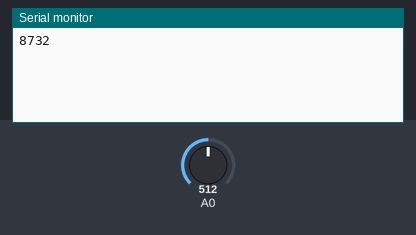
This sketch was run on a simulated Arduino Uno, built with avr-gcc and run on an emulated ATmega328P. On the bench: the last lines printed to the serial monitor. The inputs (shaded band) are chosen by the test bench; at power-on: A0 = 512.

Above: at 1.2 s.
1.3 s: A0 set to 716
At 2.6 s:
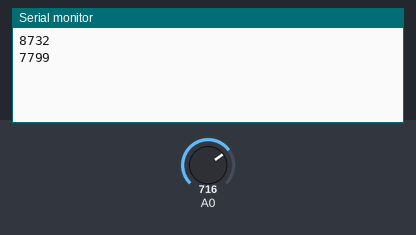
2.8 s: A0 set to 900
At 3.4 s:
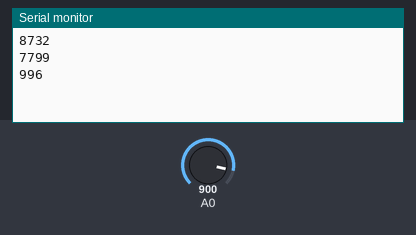
Timing chart, 0 to 5.8 s (numbered marks = the images above; inputs shaded):
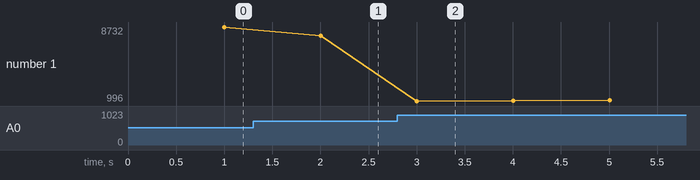

The sketch:

show_sample_rate_analogRead.ino
```cpp
unsigned long currentTime, prevTime, totalSamples;

void setup() {
  Serial.begin(57600);
  pinMode(A0, INPUT);
  prevTime = millis();
}

void loop() {
  currentTime = millis();
  analogRead(A0); //Take sample from analog port
  totalSamples++; //Increment amount of samples
  if ((currentTime - prevTime) > 1000) { // 1 second has passed
    Serial.println(totalSamples); //print amount of samples
    totalSamples = 0;
    prevTime = millis();
  }
}
```

Measured:
- after the input at 1.3 s, the serial monitor: prints a new line after 0.70 s (image 1)
- plotted number 1: 8732 → 7799 after the input at 1.3 s
